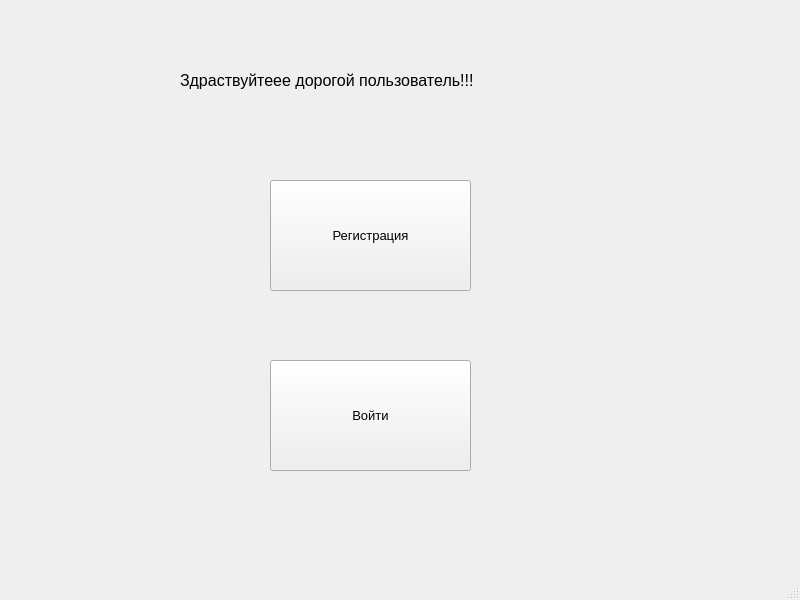
<?xml version="1.0" encoding="UTF-8"?>
<ui version="4.0">
 <class>MainWindow</class>
 <widget class="QMainWindow" name="MainWindow">
  <property name="geometry">
   <rect>
    <x>0</x>
    <y>0</y>
    <width>800</width>
    <height>600</height>
   </rect>
  </property>
  <property name="windowTitle">
   <string>MainWindow</string>
  </property>
  <widget class="QWidget" name="centralwidget">
   <widget class="QLabel" name="label_2">
    <property name="geometry">
     <rect>
      <x>10</x>
      <y>-10</y>
      <width>801</width>
      <height>611</height>
     </rect>
    </property>
    <property name="text">
     <string/>
    </property>
    <property name="pixmap">
     <pixmap>1613686188_25-p-fon-dlya-prezentatsii-pogoda-25.png</pixmap>
    </property>
   </widget>
   <widget class="QPushButton" name="pushButton_2">
    <property name="geometry">
     <rect>
      <x>270</x>
      <y>360</y>
      <width>201</width>
      <height>111</height>
     </rect>
    </property>
    <property name="font">
     <font>
      <pointsize>10</pointsize>
     </font>
    </property>
    <property name="text">
     <string>Войти</string>
    </property>
   </widget>
   <widget class="QLabel" name="label">
    <property name="geometry">
     <rect>
      <x>180</x>
      <y>40</y>
      <width>401</width>
      <height>81</height>
     </rect>
    </property>
    <property name="font">
     <font>
      <pointsize>12</pointsize>
     </font>
    </property>
    <property name="text">
     <string>Здраствуйтеее дорогой пользователь!!!</string>
    </property>
   </widget>
   <widget class="QPushButton" name="pushButton">
    <property name="geometry">
     <rect>
      <x>270</x>
      <y>180</y>
      <width>201</width>
      <height>111</height>
     </rect>
    </property>
    <property name="font">
     <font>
      <pointsize>10</pointsize>
     </font>
    </property>
    <property name="text">
     <string>Регистрация</string>
    </property>
   </widget>
  </widget>
  <widget class="QMenuBar" name="menubar">
   <property name="geometry">
    <rect>
     <x>0</x>
     <y>0</y>
     <width>800</width>
     <height>26</height>
    </rect>
   </property>
  </widget>
  <widget class="QStatusBar" name="statusbar"/>
 </widget>
 <resources/>
 <connections/>
</ui>
